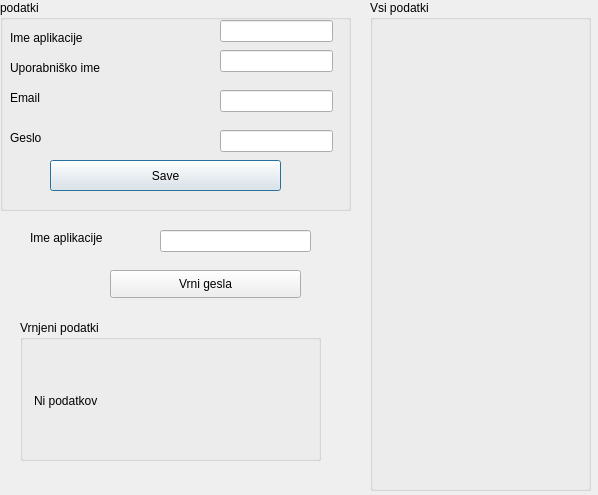
<?xml version="1.0" encoding="UTF-8"?>
<ui version="4.0">
 <class>Dialog</class>
 <widget class="QDialog" name="Dialog">
  <property name="geometry">
   <rect>
    <x>0</x>
    <y>0</y>
    <width>598</width>
    <height>495</height>
   </rect>
  </property>
  <property name="windowTitle">
   <string>Dialog</string>
  </property>
  <widget class="QGroupBox" name="groupBox">
   <property name="geometry">
    <rect>
     <x>0</x>
     <y>0</y>
     <width>351</width>
     <height>211</height>
    </rect>
   </property>
   <property name="title">
    <string>podatki</string>
   </property>
   <widget class="QLabel" name="label_4">
    <property name="geometry">
     <rect>
      <x>10</x>
      <y>90</y>
      <width>55</width>
      <height>16</height>
     </rect>
    </property>
    <property name="text">
     <string>Email</string>
    </property>
   </widget>
   <widget class="QPushButton" name="btSave">
    <property name="geometry">
     <rect>
      <x>50</x>
      <y>160</y>
      <width>231</width>
      <height>31</height>
     </rect>
    </property>
    <property name="text">
     <string>Save</string>
    </property>
   </widget>
   <widget class="QLineEdit" name="leUsername">
    <property name="geometry">
     <rect>
      <x>220</x>
      <y>50</y>
      <width>113</width>
      <height>22</height>
     </rect>
    </property>
   </widget>
   <widget class="QLabel" name="label">
    <property name="geometry">
     <rect>
      <x>10</x>
      <y>30</y>
      <width>121</width>
      <height>16</height>
     </rect>
    </property>
    <property name="text">
     <string>Ime aplikacije</string>
    </property>
   </widget>
   <widget class="QLineEdit" name="leGeslo">
    <property name="geometry">
     <rect>
      <x>220</x>
      <y>130</y>
      <width>113</width>
      <height>22</height>
     </rect>
    </property>
   </widget>
   <widget class="QLabel" name="label_2">
    <property name="geometry">
     <rect>
      <x>10</x>
      <y>60</y>
      <width>121</width>
      <height>16</height>
     </rect>
    </property>
    <property name="text">
     <string>Uporabniško ime</string>
    </property>
   </widget>
   <widget class="QLineEdit" name="leImeappa">
    <property name="geometry">
     <rect>
      <x>220</x>
      <y>20</y>
      <width>113</width>
      <height>22</height>
     </rect>
    </property>
   </widget>
   <widget class="QLabel" name="label_3">
    <property name="geometry">
     <rect>
      <x>10</x>
      <y>130</y>
      <width>131</width>
      <height>16</height>
     </rect>
    </property>
    <property name="text">
     <string>Geslo</string>
    </property>
   </widget>
   <widget class="QLineEdit" name="leEmail">
    <property name="geometry">
     <rect>
      <x>220</x>
      <y>90</y>
      <width>113</width>
      <height>22</height>
     </rect>
    </property>
   </widget>
  </widget>
  <widget class="QGroupBox" name="groupBox_2">
   <property name="geometry">
    <rect>
     <x>20</x>
     <y>320</y>
     <width>301</width>
     <height>141</height>
    </rect>
   </property>
   <property name="title">
    <string>Vrnjeni podatki</string>
   </property>
   <widget class="QLabel" name="lbVrnjeniPodatki">
    <property name="geometry">
     <rect>
      <x>14</x>
      <y>25</y>
      <width>271</width>
      <height>111</height>
     </rect>
    </property>
    <property name="cursor">
     <cursorShape>IBeamCursor</cursorShape>
    </property>
    <property name="autoFillBackground">
     <bool>false</bool>
    </property>
    <property name="text">
     <string>Ni podatkov</string>
    </property>
   </widget>
  </widget>
  <widget class="QLineEdit" name="leImeappa2">
   <property name="geometry">
    <rect>
     <x>160</x>
     <y>230</y>
     <width>151</width>
     <height>22</height>
    </rect>
   </property>
  </widget>
  <widget class="QLabel" name="label_6">
   <property name="geometry">
    <rect>
     <x>30</x>
     <y>230</y>
     <width>131</width>
     <height>16</height>
    </rect>
   </property>
   <property name="text">
    <string>Ime aplikacije</string>
   </property>
  </widget>
  <widget class="QPushButton" name="btVrnigesla">
   <property name="geometry">
    <rect>
     <x>110</x>
     <y>270</y>
     <width>191</width>
     <height>28</height>
    </rect>
   </property>
   <property name="text">
    <string>Vrni gesla</string>
   </property>
  </widget>
  <widget class="QGroupBox" name="groupBox_3">
   <property name="geometry">
    <rect>
     <x>370</x>
     <y>0</y>
     <width>221</width>
     <height>491</height>
    </rect>
   </property>
   <property name="title">
    <string>Vsi podatki</string>
   </property>
   <widget class="QLabel" name="label_5">
    <property name="geometry">
     <rect>
      <x>0</x>
      <y>20</y>
      <width>221</width>
      <height>461</height>
     </rect>
    </property>
    <property name="text">
     <string/>
    </property>
   </widget>
  </widget>
 </widget>
 <resources/>
 <connections/>
</ui>
